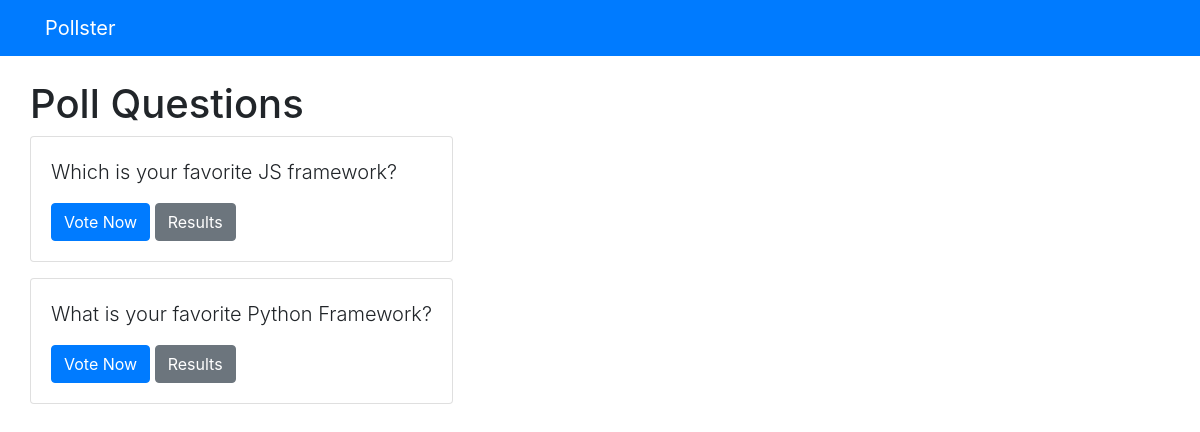
Screenshot of /polls/ with the database file from the repository.
### polls/models.py (models this page shows, shortened)
class Question(models.Model):
    question_text = models.CharField(max_length=200)
    pub_date = models.DateTimeField('date published')

### polls/views.py (the view)
# urls.py: path('', views.index, name='index'),
def index(request):
    latest_question_list = Question.objects.order_by('-pub_date')[:5]
    context = {'latest_question_list' : latest_question_list}
    return render(request, 'polls/index.html', context)

### templates/polls/index.html
{% extends 'base.html' %}
{% block content %}
    <h1 class="text-center-mb-3">Poll Questions</h1>
    {% if latest_question_list %}
        {% for question in latest_question_list %}
        <div class="card mb-3">
            <div class="card-body">
                <p class="lead">{{question.question_text}}</p>
                <a href="{% url 'polls:detail' question.id %}" class="btn btn-primary">
                    Vote Now
                </a>
                <a href="{% url 'polls:results' question.id %}" class="btn btn-secondary">
                    Results
                </a>
            </div>
        </div>
        {% endfor %}
    {% else %}
        <p>No Polls available</p>
    {% endif %}
{% endblock %}

### rows the page displays
Question: question_text "Which is your favorite JS framework?"
Question: question_text "What is your favorite Python Framework?"
